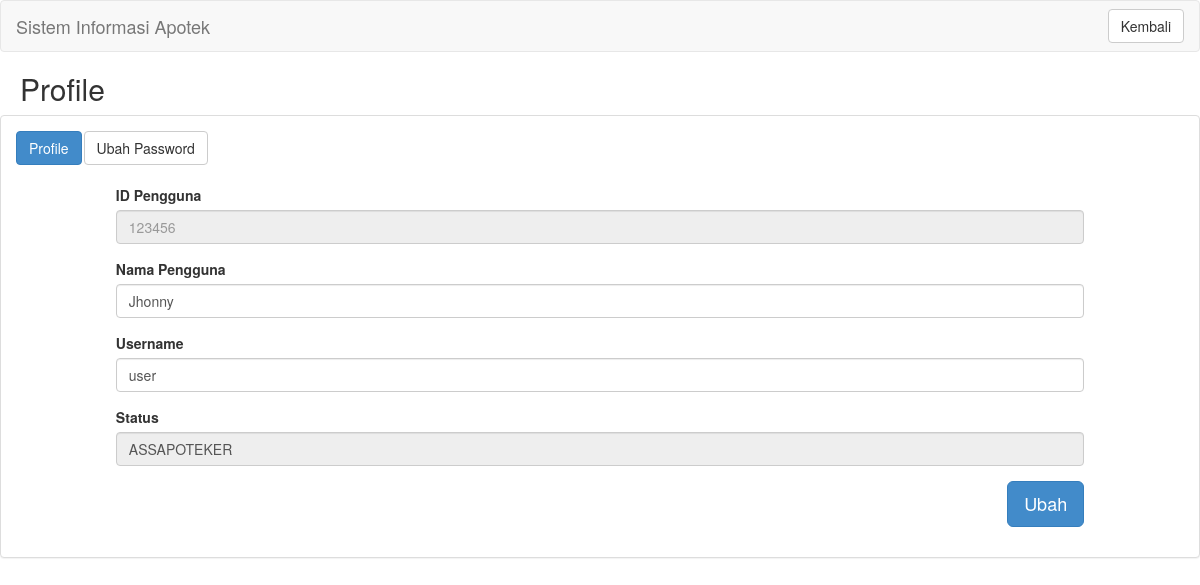
/admin/index.php?contain=profile (signed in), run on the app's committed database.
### tables this page shows
CREATE TABLE `pengguna` (
  `id_pengguna` int(11) NOT NULL,
  `nama_pengguna` varchar(100) NOT NULL,
  `username` varchar(100) NOT NULL,
  `password` varchar(100) NOT NULL,
  `status_pengguna` varchar(50) NOT NULL
);

### admin/contain/profile.php (the view, shortened to what this page needs)
<?php
if(isset($_POST['ubah_password'])) {
?>
<h2 style="margin-left:20px;">Ubah Password</h2>
<div class="panel panel-default">
  <div class="panel-body">
	<form action="" method="POST">
	<ul class="nav nav-pills">
	  <li role="presentation">
		<button type='submit' name='profile' class='btn btn-default'>Profile</button>
	  </li>
	  <li role="presentation" class="active">
		<button type='submit' name='ubah_password' class='btn btn-primary'>Ubah Password</button>
	  </li>
	</ul>
	</form>
	<br/>
	<div class="row">
	  <div class="col-md-1"></div>
	  <div class="col-md-10">
		<form action="" method="POST">
			  <div class="form-group">
				<label for="id_obat">Password Lama</label>
				<input type="password" class="form-control" name="old_pass" value="" autofocus>
			  </div>
			  <div class="form-group">
				<label for="nama_obat">Password Baru</label>
				<input type="password" class="form-control" name="new_pass" value="">
			  </div>
			  <div class="form-group">
				<label for="jumlah">Confirm Password</label>
				<input type="password" class="form-control" name="confirm_new_pass" value="">
			  </div>
			  <div class="form-group" align="right">
				<button type='submit' name='change_password' class='btn btn-primary btn-lg'>Ubah</button>
			  </div>
		</form>
	  </div>
	  <div class="col-md-1"></div>
	</div>
<?php
} else {
?>
<h2 style="margin-left:20px;">Profile</h2>
<div class="panel panel-default">
  <div class="panel-body">
	<form action="" method="POST">
	<ul class="nav nav-pills">
	  <li role="presentation" class="active">
		<button type='submit' name='profile' class='btn btn-primary'>Profile</button>
	  </li>
	  <li role="presentation">
		<button type='submit' name='ubah_password' class='btn btn-default'>Ubah Password</button>
	  </li>
	</ul>
	</form>
	<br/>
	<div class="row">
	  <div class="col-md-1"></div>
	  <div class="col-md-10">
		<form action="" method="POST">
			<?php
				$hasil = mysql_query("SELECT * FROM pengguna WHERE id_pengguna = '".$_SESSION['id']."' ");
				while($data=mysql_fetch_assoc($hasil)){
			?>
			  <div class="form-group">
				<label for="id_obat">ID Pengguna</label>
				<input type="text" class="form-control" disabled placeholder="<?php  echo $data['id_pengguna']; ?>">
			  </div>
			  <div class="form-group">
				<label for="nama_obat">Nama Pengguna</label>
				<input type="text" class="form-control" name="nama_pengguna" value="<?php  echo $data['nama_pengguna']; ?>">
			  </div>
			  <div class="form-group">
				<label for="jumlah">Username</label>
				<input type="text" class="form-control" name="username" value="<?php  echo $data['username']; ?>">
			  </div>
			  <div class="form-group">
				<label for="jumlah">Status</label>
				<input type="text" class="form-control" disabled name="status_pengguna" value="<?php  echo $data['status_pengguna']; ?>">
			  </div>
			  <div class="form-group" align="right">
				<button type='submit' name='edit' class='btn btn-primary btn-lg'>Ubah</button>
			  </div>
			  <?php
					}
			  ?>
		</form>
	  </div>
	  <div class="col-md-1"></div>
	</div>
  </div>
</div>
<?php
}
?>

### data on the page
pengguna: id_pengguna "123456", nama_pengguna "Jhonny", username "user", status_pengguna "ASSAPOTEKER"
